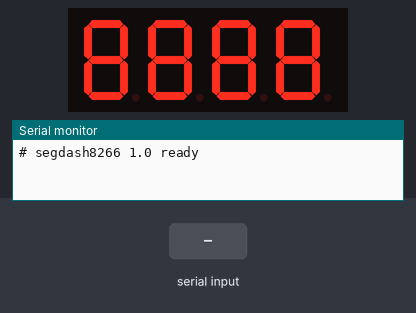
This sketch was run on a simulated ESP8266 (NodeMCU). Parts: 4-digit seven-segment display, the last lines printed to the serial monitor. Wiring (inferred from the names in the program): TM1637 display: clock GPIO 5; DIO GPIO 4. The test bench sets the inputs (shaded band).

Above: at 0.3 s.
At 3.4 s:
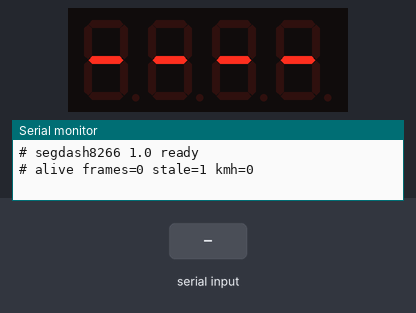
3.5 s: "90 45 200\n" received over Serial
Timing chart, 0 to 6.5 s (numbered marks = the images above; inputs shaded):
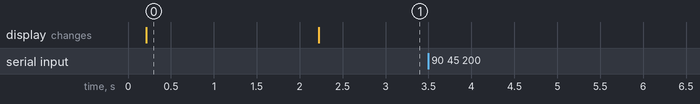

Measured:
- what the display in image 0 shows lasts 2.0 s, from 0.2 s to 2.2 s

The sketch:

segdash8266.ino
```cpp
// segdash8266.ino - 4-digit LED speed readout on its own NodeMCU / ESP8266.
//
// For the common 4-digit module with CLK / DIO / VCC / GND pins: a TM1637.
// Replaces the 16x2 LCD, which was never bright enough even at full contrast.
//
//   TM1637 (CLK=D1, DIO=D2) -> speed in km/h, right-aligned
//
// Despite the two-wire look this is NOT I2C. The TM1637 has no addresses and
// no proper arbitration -- just a start/stop framing that resembles I2C enough
// to confuse people. So it gets bit-banged directly here, and it must not share
// pins with the OLEDs.
//
// Both lines idle high through the module's own pull-up resistors. The trick
// used throughout: the output registers are parked LOW once in setup(), so
// afterwards pinMode(OUTPUT) drives a pin low and pinMode(INPUT) releases it.
// That gives proper open-drain behaviour without ever driving a line high into
// another device.
//
// Serial in (115200 baud, newline terminated, case-insensitive) -- same
// protocol as the other boards, so forza_bridge.py feeds them all identically:
//   D <kmh> <rpm> <maxrpm> <gear> <thr> <brk> <race>   telemetry frame
//   PING            -> OK PONG segdash8266 <ver>
//   GET             -> OK current state
//   DEMO ON|OFF     -> fake sweep, so the display can be tested with no PC
//   BRIGHT <0-7>    -> LED brightness, 7 is brightest
//   TEST            -> show 8888 at full brightness

#include <ESP8266WiFi.h>

#define VERSION "1.0"

// NodeMCU silkscreen -> GPIO. D1 = GPIO5, D2 = GPIO4.
#define CLK_PIN 5    // D1
#define DIO_PIN 4    // D2

// Half a clock period. The TM1637 tolerates up to ~250 kHz; 50us is a relaxed
// ~10 kHz, which is plenty fast for a display refreshed a few times a second
// and leaves margin for long jumper wires.
const uint8_t TM_DELAY = 50;

uint8_t tmBright = 7;        // 0..7, 7 = brightest

// ---- TM1637 bit-banged driver --------------------------------------------

inline void tmLow(uint8_t pin)     { pinMode(pin, OUTPUT); }   // parked LOW
inline void tmRelease(uint8_t pin) { pinMode(pin, INPUT);  }   // pull-up takes it high
inline void tmWait()               { delayMicroseconds(TM_DELAY); }

void tmStart() {
  tmLow(DIO_PIN);
  tmWait();
}

void tmStop() {
  tmLow(DIO_PIN);
  tmWait();
  tmRelease(CLK_PIN);
  tmWait();
  tmRelease(DIO_PIN);
  tmWait();
}

// Bytes go out least-significant bit first. Returns the chip's ACK.
bool tmWriteByte(uint8_t b) {
  for (uint8_t i = 0; i < 8; i++) {
    tmLow(CLK_PIN);
    tmWait();
    if (b & 0x01) tmRelease(DIO_PIN); else tmLow(DIO_PIN);
    tmWait();
    tmRelease(CLK_PIN);
    tmWait();
    b >>= 1;
  }

  // Ninth clock: the TM1637 pulls DIO low to acknowledge.
  tmLow(CLK_PIN);
  tmRelease(DIO_PIN);
  tmWait();
  tmRelease(CLK_PIN);
  tmWait();
  bool ack = (digitalRead(DIO_PIN) == 0);
  if (ack) tmLow(DIO_PIN);
  tmWait();
  tmLow(CLK_PIN);
  tmWait();
  return ack;
}

// Push all four digits, then re-send the brightness/on command. The display
// keeps its own state, so the brightness byte is what actually turns it on.
void tmWriteDigits(const uint8_t *seg) {
  tmStart(); tmWriteByte(0x40); tmStop();              // auto-increment address

  tmStart(); tmWriteByte(0xC0);                        // start at digit 0
  for (uint8_t i = 0; i < 4; i++) tmWriteByte(seg[i]);
  tmStop();

  tmStart(); tmWriteByte(0x88 | (tmBright & 0x07)); tmStop();
}

// Segment bits: 0=a 1=b 2=c 3=d 4=e 5=f 6=g. Same encoding the OLED
// seven-segment renderer uses, because it is the same idea in hardware.
static const uint8_t TM_DIGIT[10] = {
  0x3F, 0x06, 0x5B, 0x4F, 0x66, 0x6D, 0x7D, 0x07, 0x7F, 0x6F
};
static const uint8_t TM_BLANK = 0x00;
static const uint8_t TM_DASH  = 0x40;   // segment g alone

// ---- telemetry state -----------------------------------------------------

int  kmh    = 0;
int  rpm    = 0;
int  maxRpm = 8000;
int  gear   = 0;
bool raceOn = false;
bool useMph = true;   // set by the frame's optional 8th field

unsigned long lastFrameMs = 0;
unsigned long frames      = 0;
unsigned long lastDrawMs  = 0;
unsigned long lastBeatMs  = 0;

bool demoMode = false;

const unsigned long DRAW_MS  = 100;    // 10 Hz is smooth for a numeric readout
const unsigned long STALE_MS = 1500;
const unsigned long BEAT_MS  = 3000;

char    lineBuf[64];
uint8_t lineLen = 0;

uint8_t shadow[4] = {0xEE, 0xEE, 0xEE, 0xEE};   // impossible, forces first write

// serviceSerial() can stamp lastFrameMs a millisecond or two AFTER loop() took
// its snapshot of millis(), which makes lastFrameMs briefly larger than `now`.
// On unsigned arithmetic (now - lastFrameMs) then wraps to ~4 billion and the
// display would flick to dashes mid-race. Comparing as signed makes a frame
// from the near future read as "0ms ago", not "forever".
bool dataStale(unsigned long now) {
  return (long)(now - lastFrameMs) > (long)STALE_MS;
}

// Speed, right-aligned, leading zeros blanked. Dashes when there is no data.
void buildFrame(uint8_t *seg) {
  if (dataStale(millis()) || !raceOn) {
    seg[0] = seg[1] = seg[2] = seg[3] = TM_DASH;
    return;
  }

  int v = kmh < 0 ? 0 : (kmh > 9999 ? 9999 : kmh);
  seg[3] = TM_DIGIT[v % 10];
  seg[2] = (v >= 10)   ? TM_DIGIT[(v / 10)   % 10] : TM_BLANK;
  seg[1] = (v >= 100)  ? TM_DIGIT[(v / 100)  % 10] : TM_BLANK;
  seg[0] = (v >= 1000) ? TM_DIGIT[(v / 1000) % 10] : TM_BLANK;
}

// Only touch the display when something actually changed. At a steady speed
// that means no traffic at all.
void refresh() {
  uint8_t seg[4];
  buildFrame(seg);
  if (memcmp(seg, shadow, 4) == 0) return;
  memcpy(shadow, seg, 4);
  tmWriteDigits(seg);
}

// ---- serial --------------------------------------------------------------

void printState() {
  Serial.print(F("OK STATE kmh="));  Serial.print(kmh);
  Serial.print(F(" rpm="));          Serial.print(rpm);
  Serial.print(F(" gear="));         Serial.print(gear);
  Serial.print(F(" race="));         Serial.print(raceOn ? 1 : 0);
  Serial.print(F(" demo="));         Serial.print(demoMode ? 1 : 0);
  Serial.print(F(" unit="));         Serial.print(useMph ? F("mph") : F("kmh"));
  Serial.print(F(" bright="));       Serial.print(tmBright);
  Serial.print(F(" frames="));       Serial.print(frames);
  Serial.print(F(" freeheap="));     Serial.println(ESP.getFreeHeap());
}

int clampInt(long v, long lo, long hi) {
  return (int)(v < lo ? lo : (v > hi ? hi : v));
}

// Missing or junk fields are rejected wholesale rather than half-applied, so a
// truncated line can never leave the display showing a mix of two frames.
void handleFrame() {
  long f[7];
  for (int i = 0; i < 7; i++) {
    char *tok = strtok(NULL, " ");
    if (!tok) { Serial.println(F("ERR frame needs 7 fields")); return; }
    f[i] = atol(tok);
  }

  kmh    = clampInt(f[0], 0, 999);
  rpm    = clampInt(f[1], 0, 99999);
  maxRpm = clampInt(f[2], 1, 99999);
  gear   = clampInt(f[3], -1, 99);   // -1 = neutral (AC, truck sims)
  raceOn = f[6] != 0;

  // Optional 8th field: 1 = mph, 0 = km/h. There is no unit label on a bare
  // 4-digit module, so this only shows up in GET -- but reading it keeps every
  // board speaking the same protocol.
  char *units = strtok(NULL, " ");
  if (units) useMph = atol(units) != 0;

  frames++;
  lastFrameMs = millis();
  demoMode = false;              // real data always wins
}

void handleCommand(char *line) {
  char *cmd = strtok(line, " ");
  if (!cmd) return;

  if (!strcasecmp(cmd, "D")) { handleFrame(); return; }

  if (!strcasecmp(cmd, "PING")) {
    Serial.println(F("OK PONG segdash8266 " VERSION));
    return;
  }

  if (!strcasecmp(cmd, "GET")) { printState(); return; }

  if (!strcasecmp(cmd, "DEMO")) {
    char *s = strtok(NULL, " ");
    if (!s) { Serial.println(F("ERR usage DEMO ON|OFF")); return; }
    if      (!strcasecmp(s, "ON"))  demoMode = true;
    else if (!strcasecmp(s, "OFF")) demoMode = false;
    else { Serial.println(F("ERR usage DEMO ON|OFF")); return; }
    Serial.print(F("OK DEMO ")); Serial.println(demoMode ? F("ON") : F("OFF"));
    return;
  }

  if (!strcasecmp(cmd, "BRIGHT")) {
    char *s = strtok(NULL, " ");
    if (!s) { Serial.println(F("ERR usage BRIGHT <0-7>")); return; }
    tmBright = clampInt(atol(s), 0, 7);
    shadow[0] = 0xEE;                  // force a redraw at the new brightness
    refresh();
    Serial.print(F("OK BRIGHT ")); Serial.println(tmBright);
    return;
  }

  if (!strcasecmp(cmd, "TEST")) {
    uint8_t all8[4] = {0x7F, 0x7F, 0x7F, 0x7F};
    tmWriteDigits(all8);
    shadow[0] = 0xEE;
    Serial.println(F("OK TEST showing 8888"));
    delay(2000);
    refresh();
    return;
  }

  Serial.println(F("ERR unknown command"));
}

void serviceSerial() {
  while (Serial.available()) {
    char c = Serial.read();
    if (c == '\r') continue;
    if (c == '\n') {
      lineBuf[lineLen] = '\0';
      if (lineLen) handleCommand(lineBuf);
      lineLen = 0;
    } else if (lineLen < sizeof(lineBuf) - 1) {
      lineBuf[lineLen++] = c;
    }
  }
}

// ---- demo ----------------------------------------------------------------

void serviceDemo(unsigned long now) {
  float t = (now % 12000) / 12000.0f;
  int   g = 1 + (int)(t * 6);

  maxRpm = 8000;
  rpm    = (int)(2200 + ((t * 6) - (int)(t * 6)) * 5800);
  gear   = g > 6 ? 6 : g;
  kmh    = (int)(t * 285);
  raceOn = true;
  lastFrameMs = now;
}

// ---- setup / loop --------------------------------------------------------

void setup() {
  // Never used here, but the ESP8266 powers its radio at boot regardless, and
  // the background interrupts jitter bit-banged timing and the UART.
  WiFi.mode(WIFI_OFF);
  WiFi.forceSleepBegin();
  delay(1);

  Serial.setRxBufferSize(512);
  Serial.begin(115200);
  delay(200);
  Serial.println();

  // Park both output registers LOW once. From here on, pinMode alone decides
  // whether a line is pulled down or released -- neither is ever driven high.
  digitalWrite(CLK_PIN, LOW);
  digitalWrite(DIO_PIN, LOW);
  tmRelease(CLK_PIN);
  tmRelease(DIO_PIN);

  Serial.println(F("# segdash8266 " VERSION " ready"));

  uint8_t all8[4] = {0x7F, 0x7F, 0x7F, 0x7F};
  tmWriteDigits(all8);              // every segment lit, so a dead one shows up
  delay(2000);
  refresh();
}

void loop() {
  unsigned long now = millis();

  serviceSerial();

  if (demoMode) serviceDemo(now);

  if (now - lastDrawMs >= DRAW_MS) {
    lastDrawMs = now;
    refresh();
  }

  if (now - lastBeatMs >= BEAT_MS) {
    lastBeatMs = now;
    Serial.print(F("# alive frames=")); Serial.print(frames);
    Serial.print(F(" stale="));         Serial.print(dataStale(now) ? 1 : 0);
    Serial.print(F(" kmh="));           Serial.println(kmh);
  }

  yield();
}
```
